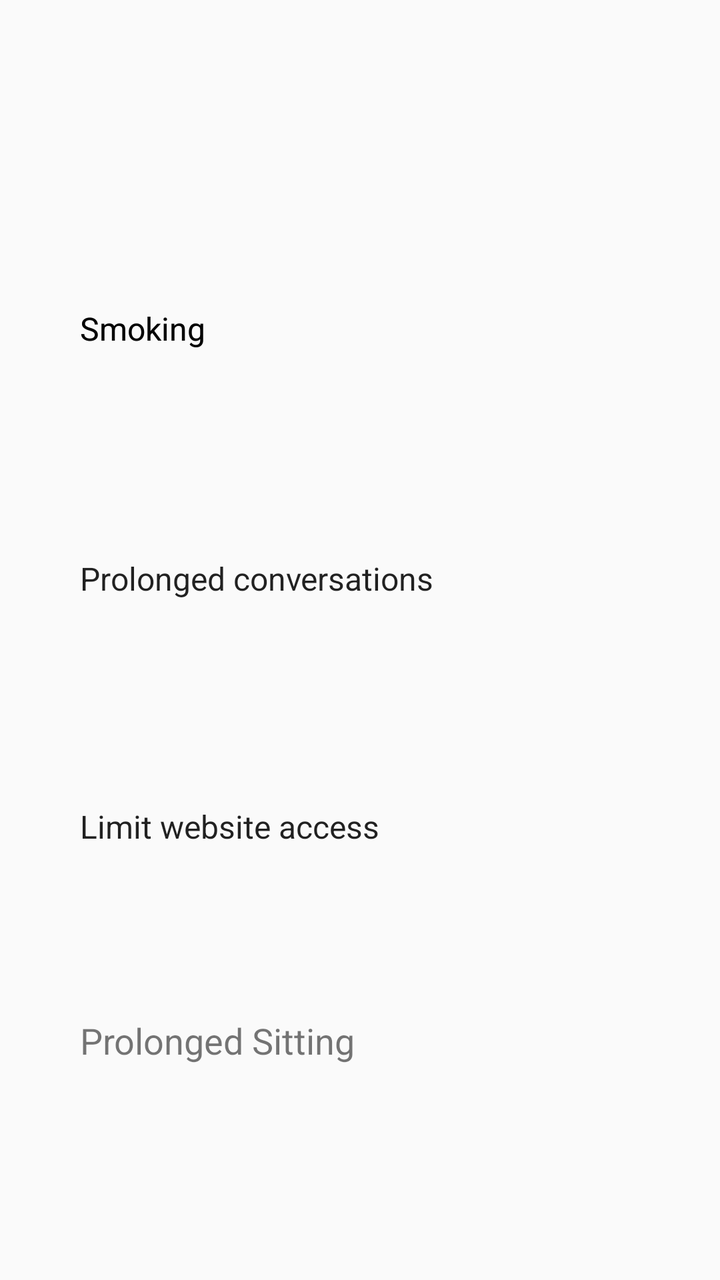
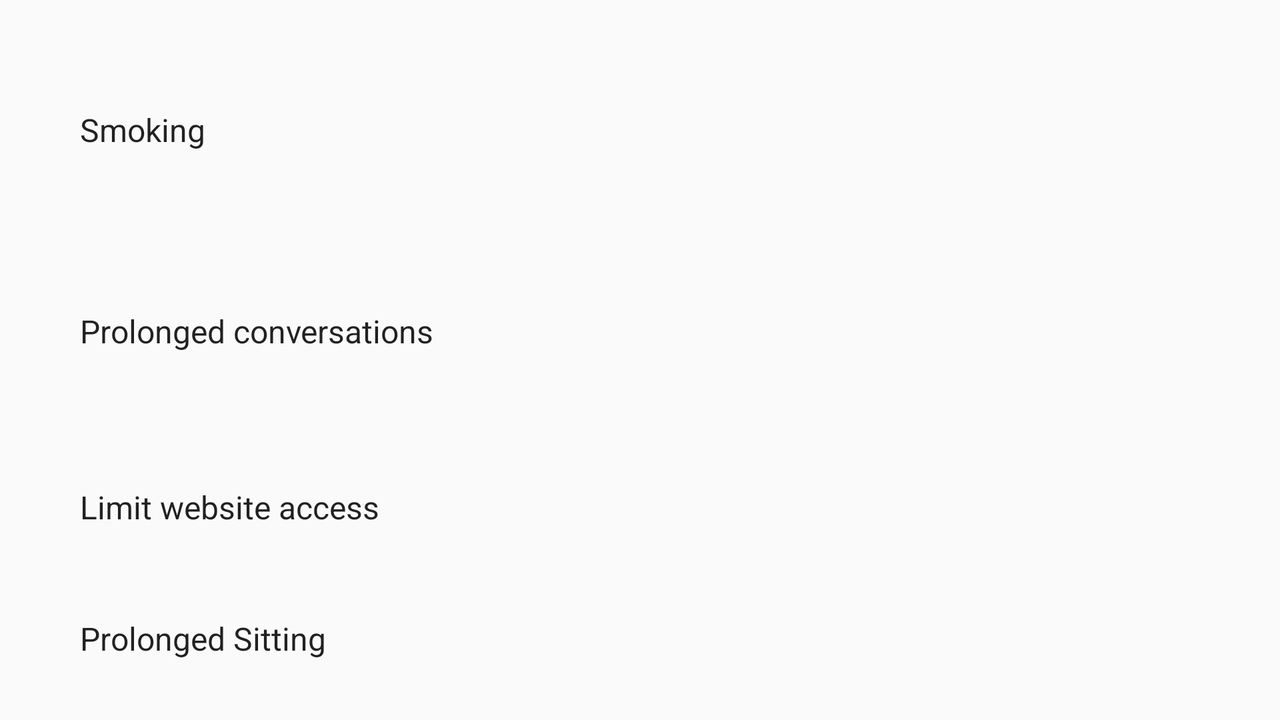

Two renders of one Android screen. The first uses the default layout on a phone; the second uses the alternative layout the repository ships for a different screen configuration, on a matching device. The two XML files are below.
<!-- AndroidManifest.xml: application theme AppTheme -->
<!-- res/layout/fragment_view.xml -->
<RelativeLayout xmlns:android="http://schemas.android.com/apk/res/android"
    xmlns:tools="http://schemas.android.com/tools"
    android:layout_width="match_parent"
    android:layout_height="match_parent"
    tools:context=".MainActivity">


    <TextView
        android:text="@string/habit_1"
        android:layout_width="wrap_content"
        android:layout_height="wrap_content"
        android:id="@+id/textView5"
        android:textAppearance="@android:style/TextAppearance"
        android:layout_alignBaseline="@+id/switcher_habit_1"
        android:layout_alignBottom="@+id/switcher_habit_1"
        android:layout_alignStart="@+id/textView2" />

    <TextView
        android:text="@string/habit_4"
        android:layout_width="wrap_content"
        android:layout_height="wrap_content"
        android:id="@+id/textView4"
        android:textSize="18sp"
        android:layout_alignBaseline="@+id/switcher_habit_4"
        android:layout_alignBottom="@+id/switcher_habit_4"
        android:layout_alignStart="@+id/textView" />

    <ToggleButton
        android:id="@+id/switcher_habit_1"
        android:layout_width="wrap_content"
        android:layout_height="wrap_content"
        android:checked="false"
        android:layout_marginTop="141dp"
        android:background="@drawable/toggle_selector"
        android:textOff=""
        android:textOn=""
        android:onClick="turnOnSmoking"
        android:layout_marginEnd="30dp"
        android:layout_alignParentTop="true"
        android:layout_alignParentEnd="true" />

    <TextView
        android:text="@string/habit_1"
        android:layout_width="wrap_content"
        android:layout_height="wrap_content"
        android:id="@+id/textView"
        android:textAppearance="@android:style/TextAppearance"
        android:layout_alignBaseline="@+id/switcher_habit_1"
        android:layout_alignBottom="@+id/switcher_habit_1"
        android:layout_alignStart="@+id/textView2" />

    <TextView
        android:text="@string/habit_3"
        android:layout_width="wrap_content"
        android:layout_height="wrap_content"
        android:id="@+id/textView3"
        android:layout_above="@+id/switcher_habit_4"
        android:layout_alignStart="@+id/textView4"
        android:textAppearance="@android:style/TextAppearance" />

    <ToggleButton
        android:id="@id/switcher_habit_2"
        android:layout_width="wrap_content"
        android:layout_height="wrap_content"
        android:checked="false"
        android:background="@drawable/toggle_selector"
        android:onClick="turnOnConversationRestriction"
        android:layout_marginTop="77dp"
        android:textOff=""
        android:textOn=""
        android:layout_below="@+id/switcher_habit_1"
        android:layout_alignStart="@+id/switcher_habit_1" />

    <ToggleButton
        android:id="@id/switcher_habit_4"
        android:layout_width="wrap_content"
        android:layout_height="wrap_content"
        android:checked="false"
        android:background="@drawable/toggle_selector"
        android:onClick="turnOnProlongedSitting"
        android:layout_marginTop="74dp"
        android:layout_below="@+id/switcher_habit_3"
        android:textOff=""
        android:textOn=""
        android:layout_alignStart="@+id/switcher_habit_3" />

    <ToggleButton
        android:id="@id/switcher_habit_3"
        android:layout_width="wrap_content"
        android:layout_height="wrap_content"
        android:checked="false"
        android:background="@drawable/toggle_selector"
        android:textOff=""
        android:textOn=""
        android:onClick="turnOnRestrictWebsiteAccess"
        android:layout_marginTop="62dp"
        android:layout_below="@+id/switcher_habit_2"
        android:layout_alignStart="@+id/switcher_habit_2" />

    <TextView
        android:text="@string/habit_2"
        android:layout_width="wrap_content"
        android:layout_height="wrap_content"
        android:layout_marginStart="40dp"
        android:id="@+id/textView2"
        android:textAppearance="@android:style/TextAppearance"
        android:layout_alignBaseline="@+id/switcher_habit_2"
        android:layout_alignBottom="@+id/switcher_habit_2"
        android:layout_alignParentStart="true" />


</RelativeLayout>
<!-- resources referenced by this layout -->
<resources>
  <string name="habit_1">Smoking</string>
  <string name="habit_2">Prolonged conversations</string>
  <string name="habit_3">Limit website access</string>
  <string name="habit_4">Prolonged Sitting</string>
  <!-- from res/values-v21/ -->
  <style name="AppTheme" parent="android:Theme.Material.Light">
          
          <item name="colorPrimary">@color/colorPrimary</item>
          <item name="colorPrimaryDark">@color/colorPrimaryDark</item>
          <item name="colorAccent">@color/colorAccent</item>
      </style>
  <color name="colorPrimary">#47a648</color>
  <color name="colorPrimaryDark">#c72c2c</color>
  <color name="colorAccent">#ffffff</color>
</resources>
<!-- res/layout-land/fragment_view.xml (the repository's variant of the layout above) -->
<!-- drawn on the phone turned sideways -->
<RelativeLayout xmlns:android="http://schemas.android.com/apk/res/android"
    xmlns:tools="http://schemas.android.com/tools"
    android:layout_width="match_parent"
    android:layout_height="match_parent"
    tools:context=".MainActivity">


    <TextView
        android:text="@string/habit_1"
        android:layout_width="wrap_content"
        android:layout_height="wrap_content"
        android:id="@+id/textView5"
        android:textAppearance="@android:style/TextAppearance"
        android:layout_alignParentTop="true"
        android:layout_alignStart="@+id/textView2"
        android:layout_marginTop="54dp" />

    <TextView
        android:text="@string/habit_4"
        android:layout_width="wrap_content"
        android:layout_height="wrap_content"
        android:id="@+id/textView4"
        android:textAppearance="@android:style/TextAppearance"
        android:layout_alignParentBottom="true"
        android:layout_alignStart="@+id/textView3"
        android:layout_marginBottom="30dp" />

    <ToggleButton
        android:id="@+id/switcher_habit_1"
        android:layout_width="wrap_content"
        android:layout_height="wrap_content"
        android:checked="false"
        android:background="@drawable/toggle_selector"
        android:textOff=""
        android:textOn=""
        android:onClick="turnOnSmoking"
        android:layout_marginEnd="34dp"
        android:layout_alignBaseline="@+id/textView5"
        android:layout_alignBottom="@+id/textView5"
        android:layout_alignParentEnd="true" />

    <TextView
        android:text="@string/habit_3"
        android:layout_width="wrap_content"
        android:layout_height="wrap_content"
        android:id="@+id/textView3"
        android:textAppearance="@android:style/TextAppearance"
        android:layout_alignBaseline="@+id/switcher_habit_3"
        android:layout_alignBottom="@+id/switcher_habit_3"
        android:layout_alignStart="@+id/textView2" />

    <ToggleButton
        android:id="@id/switcher_habit_2"
        android:layout_width="wrap_content"
        android:layout_height="wrap_content"
        android:checked="false"
        android:background="@drawable/toggle_selector"
        android:onClick="turnOnConversationRestriction"
        android:textOff=""
        android:textOn=""
        android:layout_alignBaseline="@+id/textView2"
        android:layout_alignBottom="@+id/textView2"
        android:layout_alignStart="@+id/switcher_habit_1" />

    <ToggleButton
        android:id="@id/switcher_habit_4"
        android:layout_width="wrap_content"
        android:layout_height="wrap_content"
        android:checked="false"
        android:background="@drawable/toggle_selector"
        android:onClick="turnOnProlongedSitting"
        android:textOff=""
        android:textOn=""
        android:layout_alignBaseline="@+id/textView4"
        android:layout_alignBottom="@+id/textView4"
        android:layout_alignStart="@+id/switcher_habit_2" />

    <ToggleButton
        android:id="@id/switcher_habit_3"
        android:layout_width="wrap_content"
        android:layout_height="wrap_content"
        android:checked="false"
        android:background="@drawable/toggle_selector"
        android:textOff=""
        android:textOn=""
        android:onClick="turnOnRestrictWebsiteAccess"
        android:layout_below="@+id/switcher_habit_2"
        android:layout_alignStart="@+id/switcher_habit_2"
        android:layout_marginTop="40dp" />

    <TextView
        android:text="@string/habit_2"
        android:layout_width="wrap_content"
        android:layout_height="wrap_content"
        android:layout_marginStart="40dp"
        android:id="@+id/textView2"
        android:textAppearance="@android:style/TextAppearance"
        android:layout_marginTop="65dp"
        android:layout_below="@+id/switcher_habit_1"
        android:layout_alignParentStart="true" />


</RelativeLayout>
